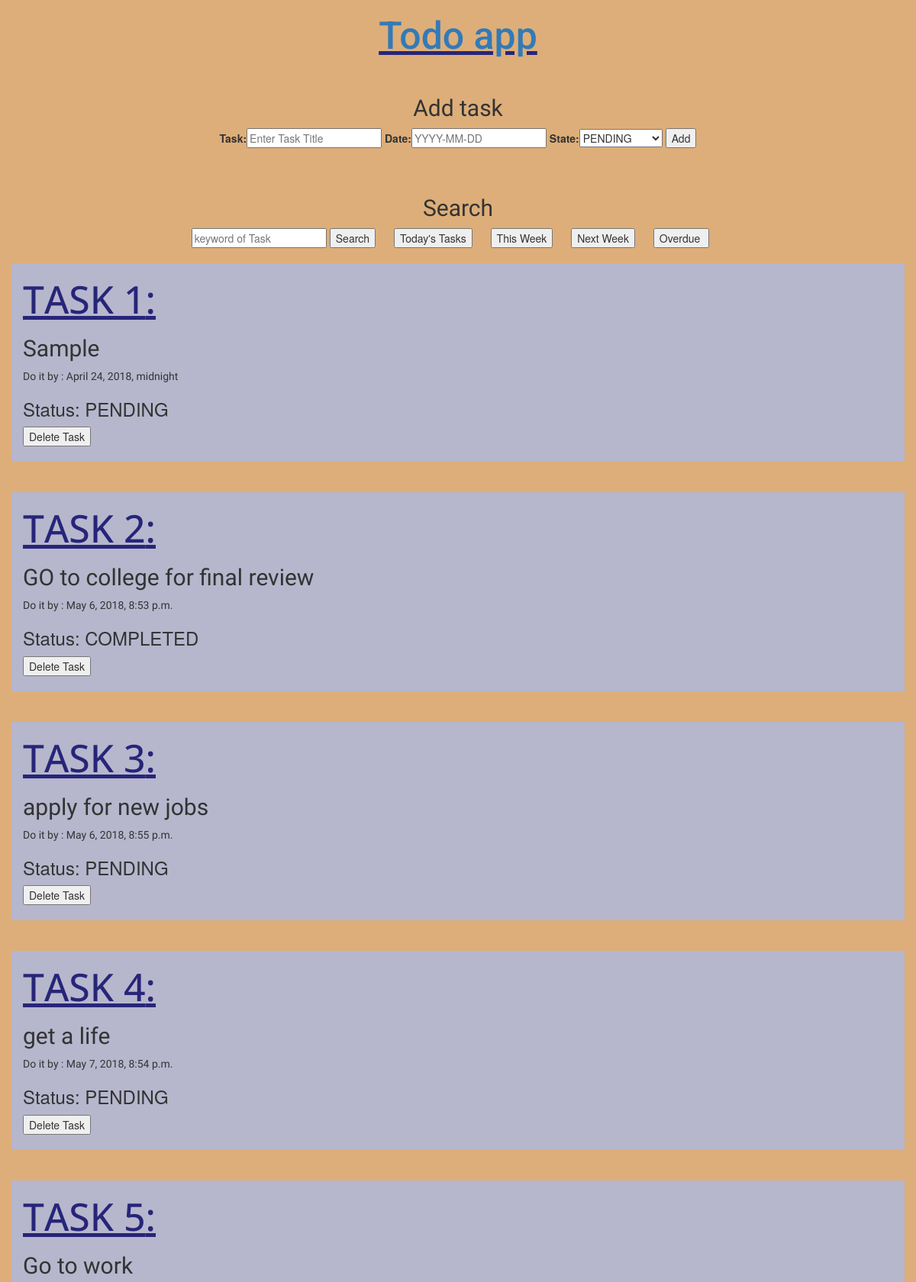
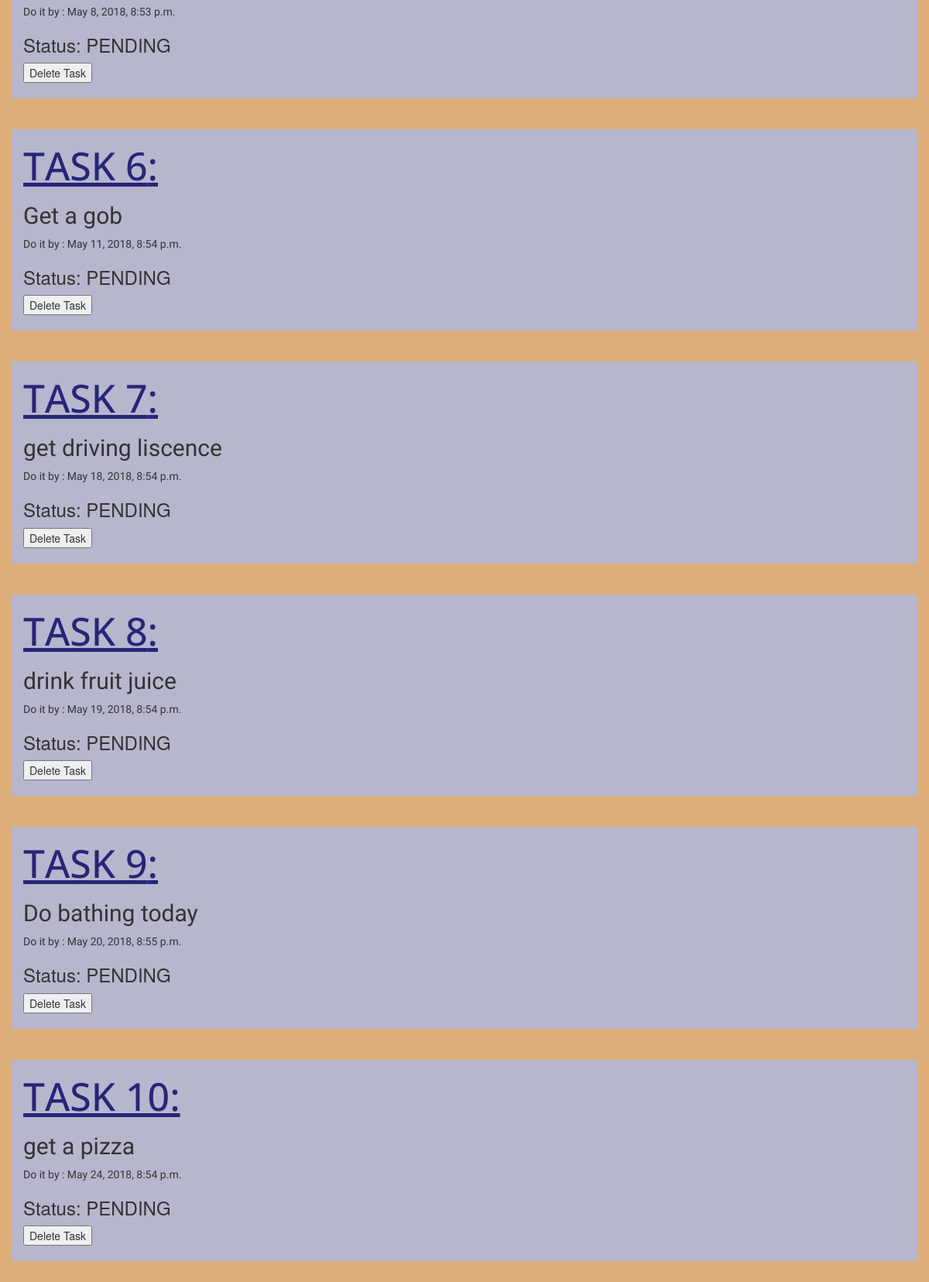
/todo/, run on the app's committed database (2 pictures, top to bottom).
### todo/models.py (models this page shows, shortened)
class Task(models.Model):
    COMPLETED='COMPLETED'
    PENDING='PENDING'
    STATE_CHOICES=(
        (COMPLETED,'COMPLETED'),
        (PENDING,'PENDING'),
    )
    title=models.CharField(max_length=200)
    due_date=models.DateTimeField(blank=True,null=True)
    state=models.CharField(max_length=10,choices=STATE_CHOICES,default=PENDING)

### todo/views.py (the view)
# urls.py: path('',views.Home,name='Home'),
def Home(request):
    query = request.GET.get("q")
    form = TodoForm(request.POST)
    if request.method=='POST':
        form=TodoForm(request.POST)
        if form.is_valid():
            t = form.save(commit=False)
            title=form.cleaned_data['title']
            due_date=form.cleaned_data['due_date']
            t=Task(title=title,due_date=due_date)
            t.save()
    else:
        form=TodoForm()
    p = Task.objects.order_by('due_date').all()
    if query:
        p= p.filter(title__icontains=query)
    return render(request,'todo/Home.html',{'form':form,'alltasks':p,})

### todo/forms.py
class TodoForm(forms.ModelForm):
    title=forms.CharField(label="Task",widget=forms.TextInput(attrs={'placeholder': 'Enter Task Title'}))
    due_date=forms.DateTimeField(label="Date",widget=forms.TextInput(attrs={'placeholder': 'YYYY-MM-DD'}))
    class Meta:
        model=Task
        fields=('title','due_date','state')

### todo/templates/todo/Home.html (shortened to what this page needs)
<head>
<link rel="stylesheet" href="https://maxcdn.bootstrapcdn.com/bootstrap/3.3.7/css/bootstrap.min.css">
</head>
<body>
<center>
    <h1><u><a href="/todo">Todo app</a></u></h1>
<br>
<form method="POST" action="">
    <h2>Add task</h2>
{{form}}
<input type="submit" value="Add"/>
<br><br>
</form>
<h2 style="font-family: 'Arima Madurai', cursive;"> Search </h2>
<form method="GET" action=''>
    <input type="text" placeholder="keyword of Task " name="q"/>
    <input type="submit" value="Search"/>
</form>
    <form id="1" action="{% url 'todo:today' %}">
    <input type="submit" value="Today's Tasks" />
</form>
    <form id="2" action="{% url 'todo:week' %}">
    <input type="submit" value="This Week" />
</form>
    <form id="3" action="{% url 'todo:nweek' %}">
    <input type="submit" value="Next Week" />
</form>
    <form id="4" action="{% url 'todo:overdue' %}">
    <input type="submit" value="Overdue " />
</form>
    <br><br>
</center>
{% if alltasks %}
{% for i in alltasks %}
<div class="container">
    <h1 style="font-family: 'Open Sans', sans-serif;"><u>TASK {{forloop.counter}}:</u></h1>
<h2 >{{i.title}}</h2><p> Do it by : {{i.due_date}}</p>
<h3>Status: {{i.state}}</h3>
<form id="4" action="{% url 'todo:delete' i.id%}">
    <input type="submit" value="Delete Task" />
    <br>
</form>
</div>
<br><br>
{% endfor %}
<br>
{% else %}
<h1>NO RESULTS</h1>
{% endif %}
</body>
</html>

### todo/templates/todo/Home.html (style rules this page uses)
h1 { font-family:'Roboto',sans-serif;font-size:50px;color:#272578; }
h2 { font-family: 'Arima Madurai', cursive; }
p { font-family: 'Oleo Script', cursive; }
.container { background-color:#B6B6CD; }
form { display:inline; padding-right:20px; }
body { background-color:#DDAE79 ; }

### data on the page
Task: title "Sample", due_date "April 24, 2018, midnight", state "PENDING"
Task: title "GO to college for final review", due_date "May 6, 2018, 8:53 p.m.", state "COMPLETED"
Task: title "apply for new jobs", due_date "May 6, 2018, 8:55 p.m.", state "PENDING"
Task: title "get a life", due_date "May 7, 2018, 8:54 p.m.", state "PENDING"
Task: title "Go to work", due_date "May 8, 2018, 8:53 p.m.", state "PENDING"
Task: title "Get a gob", due_date "May 11, 2018, 8:54 p.m.", state "PENDING"
Task: title "get driving liscence", due_date "May 18, 2018, 8:54 p.m.", state "PENDING"
Task: title "drink fruit juice", due_date "May 19, 2018, 8:54 p.m.", state "PENDING"
Task: title "Do bathing today", due_date "May 20, 2018, 8:55 p.m.", state "PENDING"
Task: title "get a pizza", due_date "May 24, 2018, 8:54 p.m.", state "PENDING"
